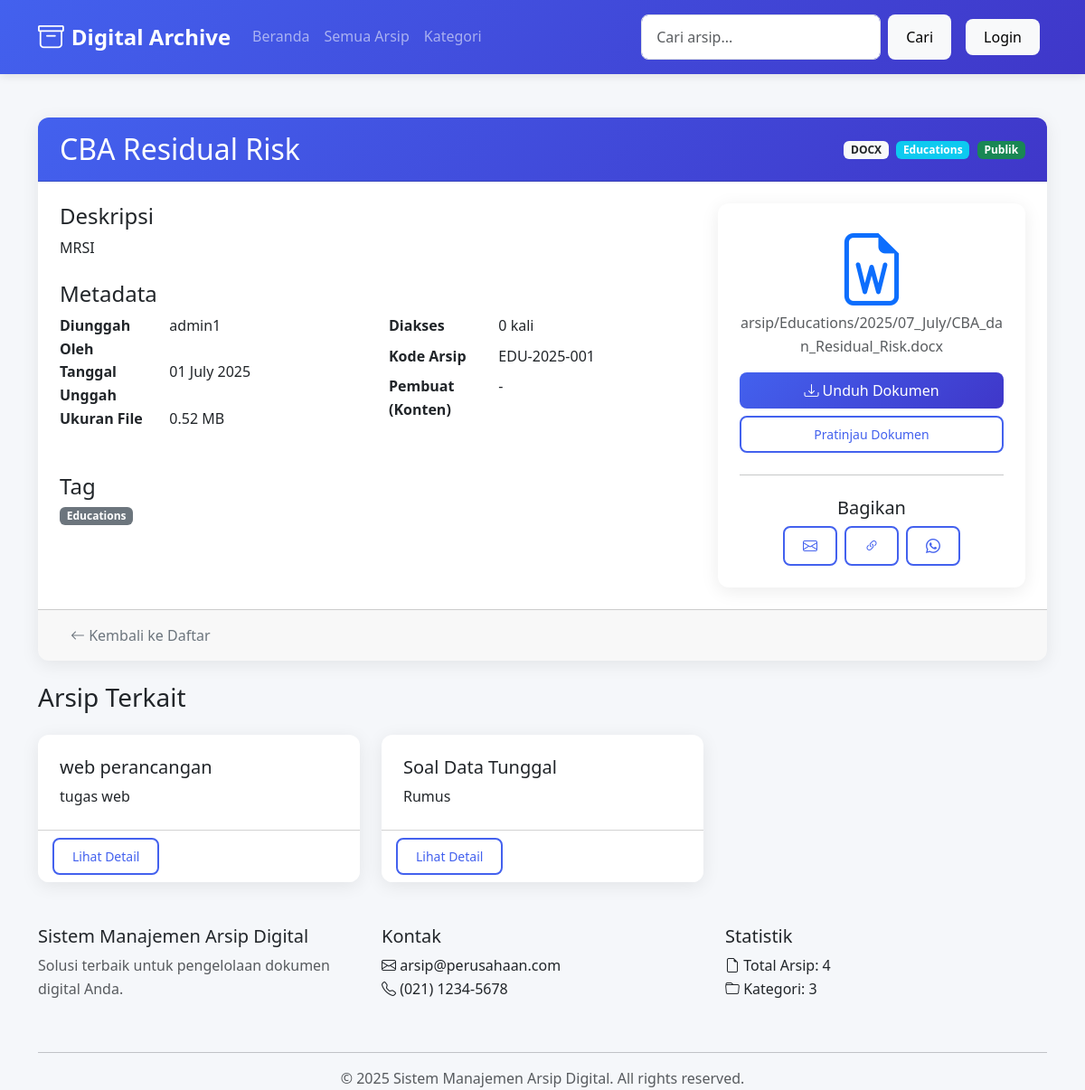
The page /arsip/4/ on the database as committed earlier.
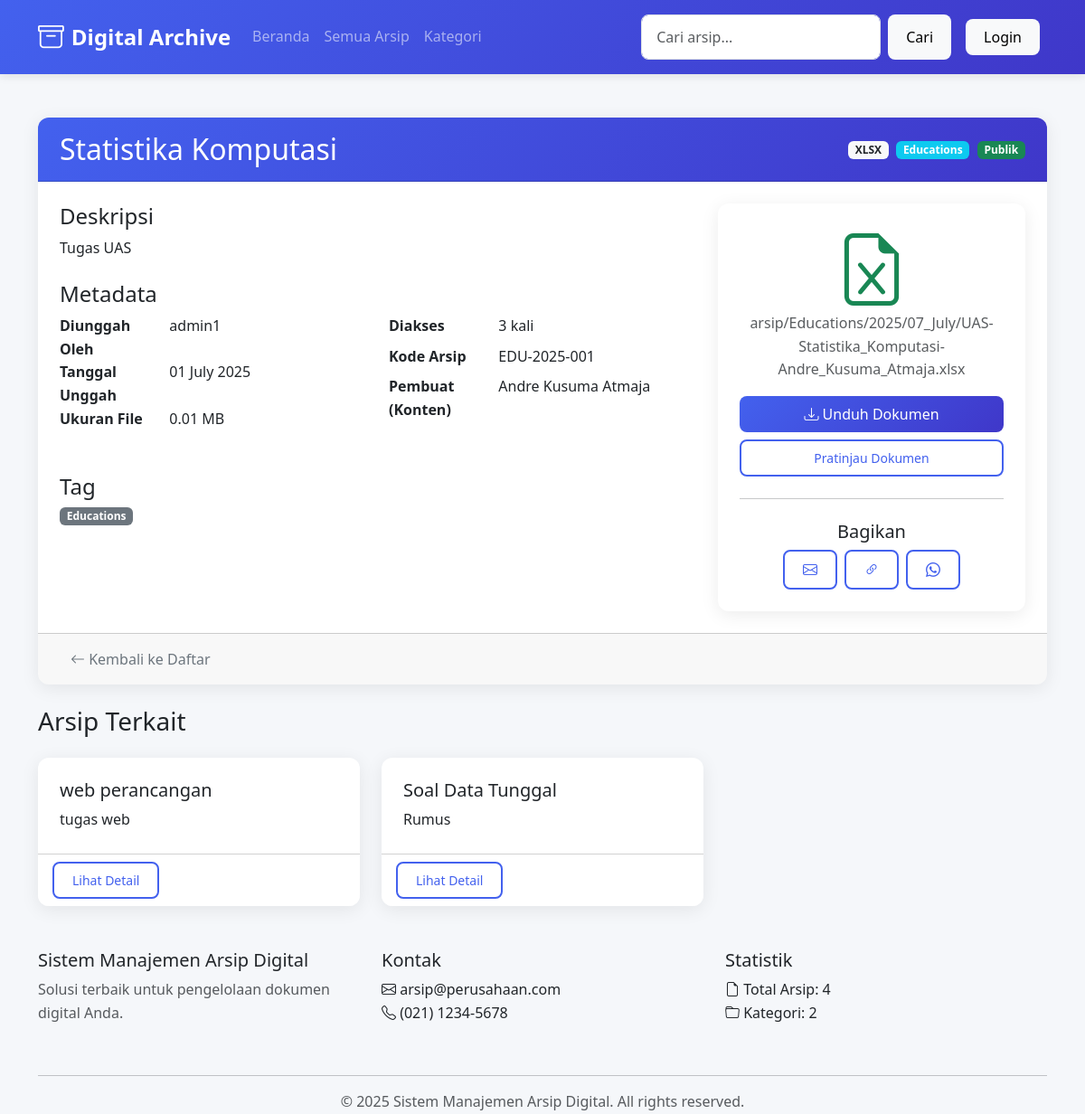
The same page on the database as committed later.
### arsip/models.py (models this page shows, shortened)
class Arsip(models.Model):
    STATUS_VERIFIKASI = (
        ('pending', 'Pending'),
        ('ditolak', 'Ditolak'),
        ('diterima', 'Diterima'),
    )
    STATUS_AKSES_CHOICES = [
        ('publik', 'Publik'),
        ('internal', 'Internal'),
    ]
    judul_arsip = models.CharField(max_length=255, blank=True, null=True, default="")
    kode_arsip = models.CharField(max_length=50, blank=True, null=True, unique=True)
    deskripsi = models.TextField(blank=True, null=True, default="")
    kategori = models.ForeignKey(Kategori, on_delete=models.SET_NULL, blank=True, null=True)
    tags = models.ManyToManyField(Tag, blank=True)
    tanggal_dibuat = models.DateField()
    tanggal_diterima = models.DateField()
    pembuat = models.CharField(max_length=100, blank=True, null=True)
    lokasi_fisik = models.CharField(max_length=100, blank=True, null=True)
    lokasi_digital = models.FileField(upload_to=arsip_upload_path)
    format_file = models.CharField(max_length=10, blank=True)
    ukuran_file = models.IntegerField(blank=True, null=True)  # Dalam bytes
    status_akses = models.CharField(
        max_length=20,
        choices=STATUS_AKSES_CHOICES,
        default='internal'
    )
    dibuat_oleh = models.ForeignKey(User, on_delete=models.SET_NULL, null=True)
    timestamp_input = models.DateTimeField(auto_now_add=True)
    last_updated = models.DateTimeField(auto_now=True)
    versi = models.PositiveIntegerField(default=1)
    diakses = models.PositiveIntegerField(default=0)
    def get_ukuran_mb(self):
        if self.ukuran_file:
            return round(self.ukuran_file / (1024 * 1024), 2)
        return 0
    class Meta:
        verbose_name = "Arsip Digital"
        verbose_name_plural = "Arsip Digital"
        ordering = ['-tanggal_diterima']
    status_verifikasi = models.CharField(
        max_length=20,
        choices=STATUS_VERIFIKASI,
        default='pending'
    )
    catatan_verifikasi = models.TextField(blank=True, null=True)
    verifikator = models.ForeignKey(
        User,
        on_delete=models.SET_NULL,
        null=True,
        blank=True,
        related_name='arsip_diverifikasi'
    )
    tanggal_verifikasi = models.DateTimeField(null=True, blank=True)
    tracker = FieldTracker(fields=['status_verifikasi'])

class Kategori(models.Model):
    nama = models.CharField(max_length=100, unique=True)
    deskripsi = models.TextField(blank=True, null=True)

class Tag(models.Model):
    nama = models.CharField(max_length=50, unique=True)

### arsip/views.py (the view)
# urls.py: path('arsip/<int:arsip_id>/', views.detail_arsip, name='detail_arsip'),
def detail_arsip(request, arsip_id):
    arsip = get_object_or_404(Arsip, id=arsip_id)
    if arsip.status_akses == 'internal' and not request.user.is_authenticated:
        messages.error(request, 'Anda tidak memiliki akses ke arsip internal ini. Silakan login.')
        return redirect('arsip:login')
    arsip_terkait = Arsip.objects.filter(kategori=arsip.kategori).exclude(id=arsip_id)[:3]
    return render(request, 'arsip/detail_arsip.html', {'arsip': arsip, 'arsip_terkait': arsip_terkait})

### arsip/views.py (called while the page is built)
def statistik_context(request):
    from .models import Arsip, Kategori
    return {
        'total_arsip': Arsip.objects.count(),
        'total_kategori': Kategori.objects.count(),
    }

### arsip/templates/arsip/detail_arsip.html (shortened to what this page needs)
{% extends "arsip/base_arsip.html" %}
{% load arsip_extras %}
{% load static %}
{% block content %}
<div class="card mb-4">
    <div class="card-header bg-primary text-white">
        <div class="d-flex justify-content-between align-items-center">
            <h2 class="mb-0">{{ arsip.judul_arsip }}</h2>
            <div>
                <span class="badge bg-light text-dark me-1">{{ arsip.format_file|upper }}</span>
                <span class="badge bg-info">{{ arsip.kategori.nama }}</span>
                <span class="badge bg-success ms-1">{{ arsip.status_akses|title }}</span>
            </div>
        </div>
    </div>
    <div class="card-body">
        <div class="row">
            <div class="col-md-8">
                <div class="mb-4">
                    <h4>Deskripsi</h4>
                    <p>{{ arsip.deskripsi }}</p>
                </div>
                <div class="mb-4">
                    <h4>Metadata</h4>
                    <div class="row">
                        <div class="col-md-6">
                            <dl class="row">
                                <dt class="col-sm-4">Diunggah Oleh</dt>
                                <dd class="col-sm-8">{{ arsip.dibuat_oleh.username }}</dd>
                                <dt class="col-sm-4">Tanggal Unggah</dt>
                                <dd class="col-sm-8">{{ arsip.tanggal_diterima|date:"d F Y" }}</dd>
                                <dt class="col-sm-4">Ukuran File</dt>
                                <dd class="col-sm-8">{{ arsip.get_ukuran_mb }} MB</dd>
                            </dl>
                        </div>
                        <div class="col-md-6">
                            <dl class="row">
                                <dt class="col-sm-4">Diakses</dt>
                                <dd class="col-sm-8">{{ arsip.diakses }} kali</dd>
                                <dt class="col-sm-4">Kode Arsip</dt>
                                <dd class="col-sm-8">{{ arsip.kode_arsip }}</dd>
                                <dt class="col-sm-4">Pembuat (Konten)</dt>
                                <dd class="col-sm-8">{{ arsip.pembuat|default:'-' }}</dd>
                            </dl>
                        </div>
                    </div>
                </div>
                <div class="mb-4">
                    <h4>Tag</h4>
                    <div class="d-flex flex-wrap gap-2">
                        {% for tag in arsip.tags.all %}
                        <span class="badge bg-secondary">{{ tag.nama }}</span>
                        {% endfor %}
                    </div>
                </div>
            </div>
            <div class="col-md-4">
                <div class="card">
                    <div class="card-body text-center">
                        {% if arsip.format_file|lower == 'pdf' %}
                            <i class="bi bi-file-earmark-pdf text-danger display-1 mb-3"></i>
                        {% elif arsip.format_file|lower in 'doc,docx' %}
                            <i class="bi bi-file-earmark-word text-primary display-1 mb-3"></i>
                        {% elif arsip.format_file|lower in 'xls,xlsx' %}
                            <i class="bi bi-file-earmark-excel text-success display-1 mb-3"></i>
                        {% elif arsip.format_file|lower in 'ppt,pptx' %}
                            <i class="bi bi-file-earmark-ppt text-warning display-1 mb-3"></i>
                        {% elif arsip.format_file|lower in 'jpg,jpeg,png,gif,bmp,tiff' %}
                            <i class="bi bi-file-earmark-image text-info display-1 mb-3"></i>
                        {% else %}
                            <i class="bi bi-file-earmark text-secondary display-1 mb-3"></i>
                        {% endif %}
                        <p class="text-muted">{{ arsip.lokasi_digital.name|default:'-'|cut:'media/' }}</p>
                        <div class="d-grid gap-2">
                            {% if arsip.lokasi_digital %}
                            <a href="{% url 'arsip:download_digital_document' arsip.id %}" class="btn btn-primary" download>
                                <i class="bi bi-download"></i> Unduh Dokumen
                            </a>
                            <button type="button" class="btn btn-sm btn-outline-primary" data-bs-toggle="modal" data-bs-target="#fileViewerModal" data-arsip-id="{{ arsip.id }}" data-file-format="{{ arsip.format_file }}" data-file-url="{{ arsip.lokasi_digital.url }}" data-file-size="{{ arsip.ukuran_file }}">
                                Pratinjau Dokumen
                            </button>
                            {% else %}
                            <p class="text-danger">File tidak tersedia</p>
                            {% endif %}
                        </div>
                        <hr class="my-4">
                        <h5>Bagikan</h5>
                        <div class="d-flex justify-content-center gap-2">
                            <a href="#" class="btn btn-outline-primary"><i class="bi bi-envelope"></i></a>
                            <a href="#" class="btn btn-outline-primary"><i class="bi bi-link-45deg"></i></a>
                            <a href="#" class="btn btn-outline-primary"><i class="bi bi-whatsapp"></i></a>
                        </div>
                    </div>
                </div>
            </div>
        </div>
    </div>
    <div class="card-footer">
        <div class="d-flex justify-content-between align-items-center">
            <div>
                <a href="{% url 'arsip:daftar_arsip' %}" class="btn btn-outline-secondary">
                    <i class="bi bi-arrow-left"></i> Kembali ke Daftar
                </a>
            </div>
        </div>
    </div>
</div>
<h3 class="mb-4">Arsip Terkait</h3>
<div class="row row-cols-1 row-cols-md-3 g-4">
    {% for terkait in arsip_terkait %}
    <div class="col">
        <div class="card h-100 arsip-card">
            <div class="card-body">
                <h5 class="card-title">{{ terkait.judul_arsip }}</h5>
                <p class="card-text">{{ terkait.deskripsi|truncatechars:80 }}</p>
            </div>
            <div class="card-footer bg-white">
                <a href="{% url 'arsip:detail_arsip' terkait.id %}" class="btn btn-sm btn-outline-primary">Lihat
                    Detail</a>
            </div>
        </div>
    </div>
    {% endfor %}
</div>
{% endblock %}

### arsip/templates/arsip/base_arsip.html (shortened to what this page needs)
<!DOCTYPE html>
<html lang="id">
<head>
    <link href="https://cdn.jsdelivr.net/npm/bootstrap@5.3.0/dist/css/bootstrap.min.css" rel="stylesheet">
    <link rel="stylesheet" href="https://cdn.jsdelivr.net/npm/bootstrap-icons@1.8.0/font/bootstrap-icons.css">
    {% load static %}
    <link rel="stylesheet" href="{% static 'style.css' %}">
</head>
<body>
    <nav class="navbar navbar-expand-lg navbar-dark bg-primary">
        <div class="container">
            <a class="navbar-brand" href="{% url 'arsip:beranda' %}">
                <i class="bi bi-archive"></i> Digital Archive
            </a>
            <div class="collapse navbar-collapse" id="navbarNav">
                <ul class="navbar-nav me-auto">
                    <li class="nav-item">
                        <a class="nav-link" href="{% url 'arsip:beranda' %}">Beranda</a>
                    </li>
                    <li class="nav-item">
                        <a class="nav-link" href="{% url 'arsip:daftar_arsip' %}">Semua Arsip</a>
                    </li>
                    <li class="nav-item">
                        <a class="nav-link" href="{% url 'arsip:kategori_list' %}">Kategori</a>
                    </li>
                </ul>
                <form class="d-flex me-2" action="{% url 'arsip:cari_arsip' %}" method="get">
                    <input type="text" class="form-control me-2" name="q" value="{{ query }}" placeholder="Cari arsip...">
                    <button class="btn btn-light me-2" type="submit">Cari</button>
                </form>
                {% if user.is_authenticated %}
                <div class="dropdown">
                    <button class="btn btn-light dropdown-toggle" type="button" id="dropdownMenuButton"
                        data-bs-toggle="dropdown">
                        <i class="bi bi-person-circle"></i> {{ user.username }}
                    </button>
                    <ul class="dropdown-menu">
                        <li><a class="dropdown-item" href="{% url 'arsip:profil' %}"><i class="bi bi-person"></i>
                                Profil</a></li>
                        {% if user.profile.role == 'Admin' or user.profile.role == 'Editor' %}
                        <li><a class="dropdown-item" href="{% url 'arsip:verifikasi_arsip' %}"><i
                                    class="bi bi-check-circle"></i> Verifikasi Arsip</a></li>
                        {% endif %}
                        <li>
                            <hr class="dropdown-divider">
                        </li>
                        <li>
                        <form method="post" action="{% url 'arsip:logout' %}" class="d-inline">
                            {% csrf_token %}
                            <button type="submit" class="dropdown-item">
                            <i class="bi bi-box-arrow-right"></i> Logout
                            </button>
                        </form>
                        </li>
                    </ul>
                </div>
                {% else %}
                <a href="{% url 'arsip:login' %}" class="btn btn-light me-2">Login</a>
                {% endif %}
            </div>
        </div>
    </nav>
    <main class="container my-5">
        {% block content %}{% endblock %}
    </main>
    <footer class="footer">
        <div class="container">
            <div class="row">
                <div class="col-md-4 mb-4">
                    <h5>Sistem Manajemen Arsip Digital</h5>
                    <p class="text-muted">Solusi terbaik untuk pengelolaan dokumen digital Anda.</p>
                </div>
                <div class="col-md-4 mb-4">
                    <h5>Kontak</h5>
                    <ul class="list-unstyled">
                        <li><i class="bi bi-envelope"></i> arsip@perusahaan.com</li>
                        <li><i class="bi bi-telephone"></i> (021) 1234-5678</li>
                    </ul>
                </div>
                <div class="col-md-4 mb-4">
                    <h5>Statistik</h5>
                    <ul class="list-unstyled">
                        <li><i class="bi bi-file-earmark"></i> Total Arsip: {{ total_arsip|default:'0' }}</li>
                        <li><i class="bi bi-folder"></i> Kategori: {{ total_kategori|default:'0' }}</li>
                    </ul>
                </div>
            </div>
            <hr>
            <div class="text-center text-muted">
                &copy; {% now "Y" %} Sistem Manajemen Arsip Digital. All rights reserved.
            </div>
        </div>
    </footer>
</body>
</html>

### static/style.css (style rules this page uses)
:root { --primary: #4361ee; --primary-dark: #3a56d4; --secondary: #3f37c9; --success: #4cc9f0; --danger: #f72585; --warning: #f8961e; --light: #f8f9fa; --dark: #212529; --gray: #6c757d; --bg-color: #f5f7fa; --card-shadow: 0 4px 20px rgba(0, 0, 0, 0.08); }
body { font-family: 'Segoe UI', system-ui, -apple-system, sans-serif; background-color: var(--bg-color); color: var(--dark); line-height: 1.6; min-height: 100vh; display: flex; flex-direction: column; }
.navbar { background: linear-gradient(135deg, var(--primary), var(--secondary)); box-shadow: 0 2px 10px rgba(0, 0, 0, 0.1); padding: 0.8rem 1rem; }
.navbar-brand { font-weight: 700; font-size: 1.5rem; display: flex; align-items: center; gap: 0.5rem; }
.navbar-brand i { font-size: 1.8rem; }
.nav-link { font-weight: 500; padding: 0.5rem 1rem; border-radius: 0.5rem; transition: all 0.3s ease; }
.card { border: none; border-radius: 0.75rem; box-shadow: var(--card-shadow); transition: transform 0.3s ease, box-shadow 0.3s ease; overflow: hidden; }
.card-header { background: linear-gradient(135deg, var(--primary), var(--secondary)); color: white; font-weight: 600; padding: 1rem 1.5rem; }
.card-body { padding: 1.5rem; }
.btn { border-radius: 0.5rem; padding: 0.5rem 1.25rem; font-weight: 500; transition: all 0.3s ease; border: none; }
.btn-primary { background: linear-gradient(135deg, var(--primary), var(--secondary)); }
.btn-outline-primary { border: 2px solid var(--primary); color: var(--primary); }
.form-control { border-radius: 0.5rem; padding: 0.75rem 1rem; border: 1px solid #dee2e6; transition: border-color 0.3s ease, box-shadow 0.3s ease; }
.form-control { width: 100%; padding: 0.75rem 1rem; border: 1px solid #dee2e6; border-radius: 0.5rem; transition: all 0.3s ease; font-size: 1rem; line-height: 1.5; }

Rows that differ between the two databases and show on the page:
changed Arsip "Publik": judul_arsip "CBA Residual Risk" → "Statistika Komputasi"; format_file "DOCX" → "XLSX"; deskripsi "MRSI" → "Tugas UAS"; get_ukuran_mb "0.52" → "0.01"; diakses "0" → "3"; pembuat "-" → "Andre Kusuma Atmaja"; lokasi_digital.name "arsip/Educations/2025/07_July/CBA_dan_Residual_Risk.docx" → "arsip/Educations/2025/07_July/UAS-Statistika_Komputasi-Andre_Kusuma_Atmaja.xlsx"
Other text that changed with them:
{{ total_kategori|default:'0' }}: "3" → "2"
